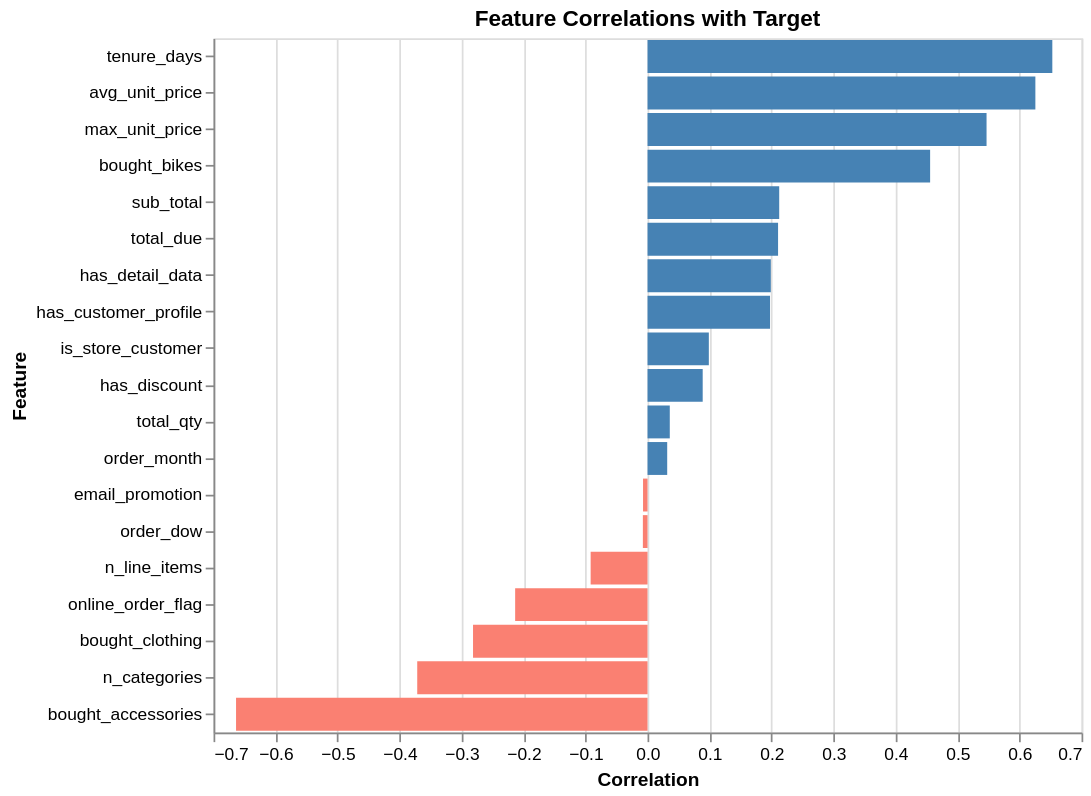

Notebook code for this chart:
### Markdown cell above
### A.2 Approach 2 — Correlation-based feature selection

### Code cell
# Check correlations with target
numeric_cols = feat.select_dtypes(include='number').columns.drop(['is_repeat'])
corrs = feat[numeric_cols].corrwith(feat['is_repeat']).sort_values(ascending=False)
print("Feature correlations with is_repeat:")
print(corrs)

chart = alt.Chart(
    corrs.reset_index().rename(columns={'index': 'Feature', 0: 'Correlation'})
).mark_bar().encode(
    x=alt.X('Correlation:Q'),
    y=alt.Y('Feature:N', sort='-x'),
    color=alt.condition(
        alt.datum.Correlation > 0,
        alt.value('steelblue'),
        alt.value('salmon')
    )
).properties(title='Feature Correlations with Target', width=500, height=400)
chart

### Figure 1 — Vega-Lite specification as saved in the notebook (floating-point values rounded to 4 significant figures)
{"config": {"view": {"continuousWidth": 300, "continuousHeight": 300}}, "data": {"name": "data-8a779200898738f3493b8fb132c145db"}, "mark": {"type": "bar"}, "encoding": {"color": {"condition": {"test": "(datum.Correlation > 0)", "value": "steelblue"}, "value": "salmon"}, "x": {"field": "Correlation", "type": "quantitative"}, "y": {"field": "Feature", "sort": "-x", "type": "nominal"}}, "height": 400, "title": "Feature Correlations with Target", "width": 500, "$schema": "https://vega.github.io/schema/vega-lite/v5.20.1.json", "datasets": {"data-8a779200898738f3493b8fb132c145db": [{"Feature": "tenure_days", "Correlation": 0.6529}, {"Feature": "avg_unit_price", "Correlation": 0.6256}, {"Feature": "max_unit_price", "Correlation": 0.5468}, {"Feature": "bought_bikes", "Correlation": 0.4558}, {"Feature": "sub_total", "Correlation": 0.2124}, {"Feature": "total_due", "Correlation": 0.2105}, {"Feature": "has_detail_data", "Correlation": 0.1989}, {"Feature": "has_customer_profile", "Correlation": 0.1976}, {"Feature": "is_store_customer", "Correlation": 0.09888}, {"Feature": "has_discount", "Correlation": 0.08898}, {"Feature": "total_qty", "Correlation": 0.03589}, {"Feature": "order_month", "Correlation": 0.03173}, {"Feature": "email_promotion", "Correlation": -0.007254}, {"Feature": "order_dow", "Correlation": -0.007528}, {"Feature": "n_line_items", "Correlation": -0.09174}, {"Feature": "online_order_flag", "Correlation": -0.2135}, {"Feature": "bought_clothing", "Correlation": -0.2814}, {"Feature": "n_categories", "Correlation": -0.3715}, {"Feature": "bought_accessories", "Correlation": -0.6637}]}}
